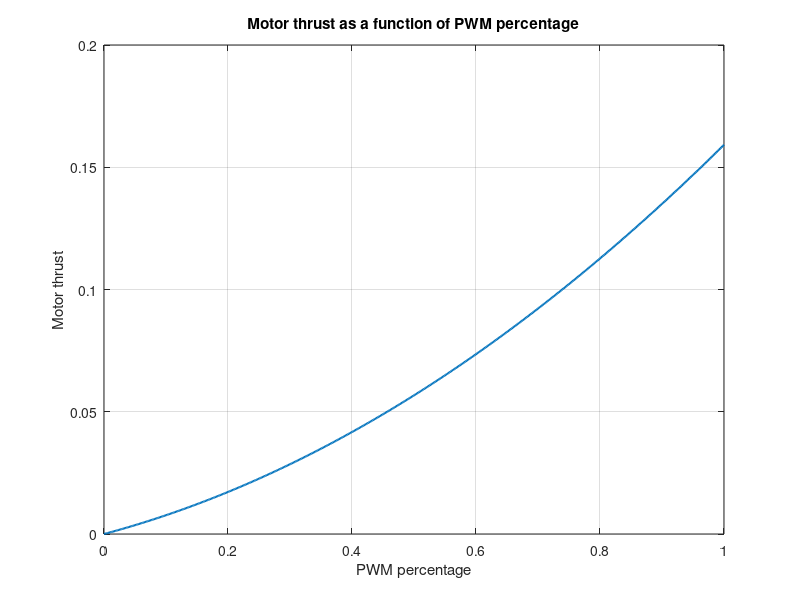
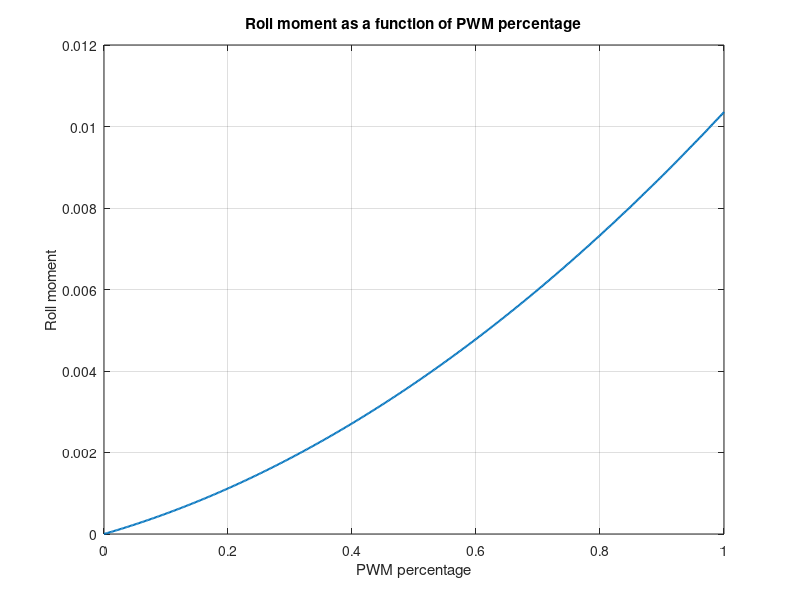
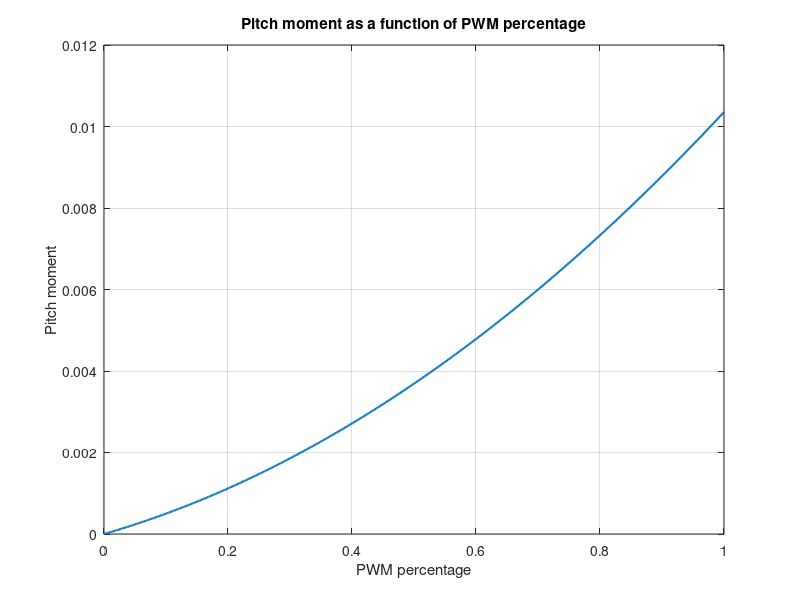
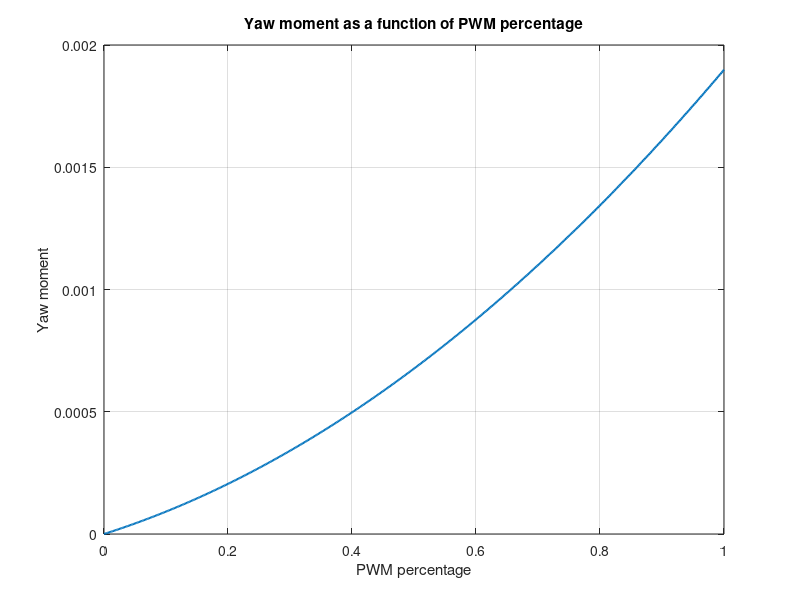

Reproduce these figures in MATLAB, in order.
clear; clc; close all;

%% Parameters and Limit
A = 0.091492681; % thrust coefficient A
B = 0.067673604; % thrust coefficient B
k = 0.005964552; % torque coefficient
l = 0.046; 
l_eff = l / sqrt(2); % arm length 

% PWM allowable range
PWM_min = 0.0;
PWM_max = 1.0;

% Thrust allowable range
T_min = A * PWM_min^2 + B * PWM_min;
T_max = A * PWM_max^2 + B * PWM_max;

fprintf('Thrust allowable range: %f to %f\n', T_min, T_max);

%% Mixer System
mix = [ 1, 1, 1, 1;
    l_eff, -l_eff, -l_eff, l_eff;
    l_eff, l_eff, -l_eff, -l_eff;
    -k, k, -k, k ];

% Example
T_des = 0.12; % desired thrust
L_des = 0.001; % desired roll moment
M_des = 0.0001; % desired pitch moment
N_des = 0.0001; % desired yaw moment
u_des = [T_des; L_des; M_des; N_des]; 

% Desired Thrust
T_motor = mix \ u_des;

disp('Desired motor thrusts:');
disp(T_motor);

% Check feasibility
 
if ~all(T_motor >= T_min) && all(T_motor <= T_max)
    fprintf('Command is infeasible');
    alpha_vals = linspace(1, 0, 1001);
    feasible_found = false;

    for alpha = alpha_vals
        u_test = [T_des; alpha*L_des; alpha*M_des; alpha*N_des];
        T_test = mix \ u_test;
        
        if all(T_test >= T_min) && all(T_test <= T_max)
            T_motor = T_test;
            feasible_found = true;
            fprintf('Feasible solution with alpha = %f\n', alpha);
            break;
        end
    end
    
    if ~feasible_found
        error('No feasible actuator command found even after scaling moments.');
    end
end

disp('Final feasible motor thrusts:');
disp(T_motor);

%% Convert thrust to PWM
PWM = zeros(4,1);

for i = 1:4
    Ti = T_motor(i);
    
    % define  equation
    fun = @(PWM_i) A*PWM_i.^2 + B*PWM_i - Ti;
    
    % initial guess
    PWM_guess = 0.5;
    
    % solve equation
    PWM_i = fsolve(fun, PWM_guess);
    PWM(i) = PWM_i;

end

% Gurantee to a reasonbale range
PWM = min(max(PWM, PWM_min), PWM_max);

disp('Final PWM commands:');
disp(PWM * 65000);


%% Envelope calculations
T_total_max = 4*T_max;
T_total_min = 4*T_min;

L_max = 2*l_eff*(T_max - T_min);
L_min = -L_max;

M_max = 2*l_eff*(T_max - T_min);
M_min = -M_max;

N_max = 2*k*(T_max - T_min);
N_min = -N_max;

fprintf('\nAchievable envelope:\n');
fprintf('Total thrust: [%f, %f]\n', T_total_min, T_total_max);
fprintf('Roll moment: [%f, %f]\n', L_min, L_max);
fprintf('Pitch moment: [%f, %f]\n', M_min, M_max);
fprintf('Yaw moment: [%f, %f]\n', N_min, N_max);

%% Visualization
% Thrust vs PWM for one motor
PWM_grid = linspace(PWM_min, PWM_max, 500);
T_grid = A*PWM_grid.^2 + B*PWM_grid;

figure;
plot(PWM_grid, T_grid, 'LineWidth', 1.5);
grid on;
xlabel('PWM percentage');
ylabel('Motor thrust');
title('Motor thrust as a function of PWM percentage');


% Roll moment vs PWM
PWM_grid = linspace(PWM_min, PWM_max, 500);
T_grid = A*PWM_grid.^2 + B*PWM_grid;
T_min = A*PWM_min^2 + B*PWM_min;
l_eff = l/sqrt(2);

L_grid = 2*l_eff*(T_grid - T_min);

figure;
plot(PWM_grid, L_grid, 'LineWidth', 1.5);
grid on;
xlabel('PWM percentage');
ylabel('Roll moment');
title('Roll moment as a function of PWM percentage');

% Pitch moment vs PWM
PWM_grid = linspace(PWM_min, PWM_max, 500);
T_grid = A*PWM_grid.^2 + B*PWM_grid;
T_min = A*PWM_min^2 + B*PWM_min;
l_eff = l/sqrt(2);

M_grid = 2*l_eff*(T_grid - T_min);

figure;
plot(PWM_grid, M_grid, 'LineWidth', 1.5);
grid on;
xlabel('PWM percentage');
ylabel('Pitch moment');
title('Pitch moment as a function of PWM percentage');

% Yaw moment vs PWM
PWM_grid = linspace(PWM_min, PWM_max, 500);
T_grid = A*PWM_grid.^2 + B*PWM_grid;
T_min = A*PWM_min^2 + B*PWM_min;

N_grid = 2*k*(T_grid - T_min);

figure;
plot(PWM_grid, N_grid, 'LineWidth', 1.5);
grid on;
xlabel('PWM percentage');
ylabel('Yaw moment');
title('Yaw moment as a function of PWM percentage');
